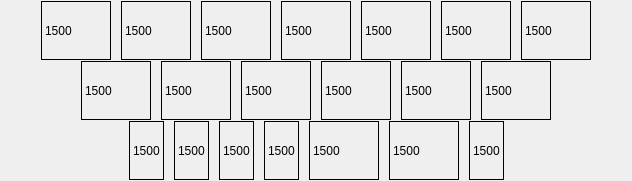
                       <widget class="QWidget" name="widget_20" native="true">
                        <layout class="QVBoxLayout" name="verticalLayout_16">
                         <property name="spacing">
                          <number>1</number>
                         </property>
                         <property name="leftMargin">
                          <number>1</number>
                         </property>
                         <property name="topMargin">
                          <number>1</number>
                         </property>
                         <property name="rightMargin">
                          <number>1</number>
                         </property>
                         <property name="bottomMargin">
                          <number>1</number>
                         </property>
                         <item>
                          <layout class="QHBoxLayout" name="horizontalLayout_37" stretch="0,1,1,1,1,1,1,1,0">
                           <property name="spacing">
                            <number>10</number>
                           </property>
                           <item>
                            <spacer name="horizontalSpacer_38">
                             <property name="orientation">
                              <enum>Qt::Horizontal</enum>
                             </property>
                             <property name="sizeHint" stdset="0">
                              <size>
                               <width>40</width>
                               <height>20</height>
                              </size>
                             </property>
                            </spacer>
                           </item>
                           <item>
                            <widget class="QLabel" name="label_kt1">
                             <property name="minimumSize">
                              <size>
                               <width>70</width>
                               <height>59</height>
                              </size>
                             </property>
                             <property name="maximumSize">
                              <size>
                               <width>70</width>
                               <height>59</height>
                              </size>
                             </property>
                             <property name="styleSheet">
                              <string notr="true">font: 18pt &quot;微软雅黑&quot;;</string>
                             </property>
                             <property name="frameShape">
                              <enum>QFrame::Box</enum>
                             </property>
                             <property name="text">
                              <string>1500</string>
                             </property>
                            </widget>
                           </item>
                           <item>
                            <widget class="QLabel" name="label_kt2">
                             <property name="minimumSize">
                              <size>
                               <width>70</width>
                               <height>59</height>
                              </size>
                             </property>
                             <property name="maximumSize">
                              <size>
                               <width>70</width>
                               <height>59</height>
                              </size>
                             </property>
                             <property name="styleSheet">
                              <string notr="true">font: 18pt &quot;微软雅黑&quot;;</string>
                             </property>
                             <property name="frameShape">
                              <enum>QFrame::Box</enum>
                             </property>
                             <property name="text">
                              <string>1500</string>
                             </property>
                            </widget>
                           </item>
                           <item>
                            <widget class="QLabel" name="label_kt3">
                             <property name="minimumSize">
                              <size>
                               <width>70</width>
                               <height>59</height>
                              </size>
                             </property>
                             <property name="maximumSize">
                              <size>
                               <width>70</width>
                               <height>59</height>
                              </size>
                             </property>
                             <property name="styleSheet">
                              <string notr="true">font: 18pt &quot;微软雅黑&quot;;</string>
                             </property>
                             <property name="frameShape">
                              <enum>QFrame::Box</enum>
                             </property>
                             <property name="text">
                              <string>1500</string>
                             </property>
                            </widget>
                           </item>
                           <item>
                            <widget class="QLabel" name="label_kt4">
                             <property name="minimumSize">
                              <size>
                               <width>70</width>
                               <height>59</height>
                              </size>
                             </property>
                             <property name="maximumSize">
                              <size>
                               <width>70</width>
                               <height>59</height>
                              </size>
                             </property>
                             <property name="styleSheet">
                              <string notr="true">font: 18pt &quot;微软雅黑&quot;;</string>
                             </property>
                             <property name="frameShape">
                              <enum>QFrame::Box</enum>
                             </property>
                             <property name="text">
                              <string>1500</string>
                             </property>
                            </widget>
                           </item>
                           <item>
                            <widget class="QLabel" name="label_kt5">
                             <property name="minimumSize">
                              <size>
                               <width>70</width>
                               <height>59</height>
                              </size>
                             </property>
                             <property name="maximumSize">
                              <size>
                               <width>70</width>
                               <height>59</height>
                              </size>
                             </property>
                             <property name="styleSheet">
                              <string notr="true">font: 18pt &quot;微软雅黑&quot;;</string>
                             </property>
                             <property name="frameShape">
                              <enum>QFrame::Box</enum>
                             </property>
                             <property name="text">
                              <string>1500</string>
                             </property>
                            </widget>
                           </item>
                           <item>
                            <widget class="QLabel" name="label_kt6">
                             <property name="minimumSize">
                              <size>
                               <width>70</width>
                               <height>59</height>
                              </size>
                             </property>
                             <property name="maximumSize">
                              <size>
                               <width>70</width>
                               <height>59</height>
                              </size>
                             </property>
                             <property name="styleSheet">
                              <string notr="true">font: 18pt &quot;微软雅黑&quot;;</string>
                             </property>
                             <property name="frameShape">
                              <enum>QFrame::Box</enum>
                             </property>
                             <property name="text">
                              <string>1500</string>
                             </property>
                            </widget>
                           </item>
                           <item>
                            <widget class="QLabel" name="label_kt7">
                             <property name="minimumSize">
                              <size>
                               <width>70</width>
                               <height>59</height>
                              </size>
                             </property>
                             <property name="maximumSize">
                              <size>
                               <width>70</width>
                               <height>59</height>
                              </size>
                             </property>
                             <property name="styleSheet">
                              <string notr="true">font: 18pt &quot;微软雅黑&quot;;</string>
                             </property>
                             <property name="frameShape">
                              <enum>QFrame::Box</enum>
                             </property>
                             <property name="text">
                              <string>1500</string>
                             </property>
                            </widget>
                           </item>
                           <item>
                            <spacer name="horizontalSpacer_39">
                             <property name="orientation">
                              <enum>Qt::Horizontal</enum>
                             </property>
                             <property name="sizeHint" stdset="0">
                              <size>
                               <width>40</width>
                               <height>20</height>
                              </size>
                             </property>
                            </spacer>
                           </item>
                          </layout>
                         </item>
                         <item>
                          <layout class="QHBoxLayout" name="horizontalLayout_45">
                           <property name="spacing">
                            <number>10</number>
                           </property>
                           <item>
                            <spacer name="horizontalSpacer_40">
                             <property name="orientation">
                              <enum>Qt::Horizontal</enum>
                             </property>
                             <property name="sizeHint" stdset="0">
                              <size>
                               <width>40</width>
                               <height>20</height>
                              </size>
                             </property>
                            </spacer>
                           </item>
                           <item>
                            <widget class="QLabel" name="label_kt8">
                             <property name="minimumSize">
                              <size>
                               <width>70</width>
                               <height>59</height>
                              </size>
                             </property>
                             <property name="maximumSize">
                              <size>
                               <width>70</width>
                               <height>59</height>
                              </size>
                             </property>
                             <property name="styleSheet">
                              <string notr="true">font: 18pt &quot;微软雅黑&quot;;</string>
                             </property>
                             <property name="frameShape">
                              <enum>QFrame::Box</enum>
                             </property>
                             <property name="text">
                              <string>1500</string>
                             </property>
                            </widget>
                           </item>
                           <item>
                            <widget class="QLabel" name="label_kt9">
                             <property name="minimumSize">
                              <size>
                               <width>70</width>
                               <height>59</height>
                              </size>
                             </property>
                             <property name="maximumSize">
                              <size>
                               <width>70</width>
                               <height>59</height>
                              </size>
                             </property>
                             <property name="styleSheet">
                              <string notr="true">font: 18pt &quot;微软雅黑&quot;;</string>
                             </property>
                             <property name="frameShape">
                              <enum>QFrame::Box</enum>
                             </property>
                             <property name="text">
                              <string>1500</string>
                             </property>
                            </widget>
                           </item>
                           <item>
                            <widget class="QLabel" name="label_kt10">
                             <property name="minimumSize">
                              <size>
                               <width>70</width>
                               <height>59</height>
                              </size>
                             </property>
                             <property name="maximumSize">
                              <size>
                               <width>70</width>
                               <height>59</height>
                              </size>
                             </property>
                             <property name="styleSheet">
                              <string notr="true">font: 18pt &quot;微软雅黑&quot;;</string>
                             </property>
                             <property name="frameShape">
                              <enum>QFrame::Box</enum>
                             </property>
                             <property name="text">
                              <string>1500</string>
                             </property>
                            </widget>
                           </item>
                           <item>
                            <widget class="QLabel" name="label_kt11">
                             <property name="minimumSize">
                              <size>
                               <width>70</width>
                               <height>59</height>
                              </size>
                             </property>
                             <property name="maximumSize">
                              <size>
                               <width>70</width>
                               <height>59</height>
                              </size>
                             </property>
                             <property name="styleSheet">
                              <string notr="true">font: 18pt &quot;微软雅黑&quot;;</string>
                             </property>
                             <property name="frameShape">
                              <enum>QFrame::Box</enum>
                             </property>
                             <property name="text">
                              <string>1500</string>
                             </property>
                            </widget>
                           </item>
                           <item>
                            <widget class="QLabel" name="label_kt12">
                             <property name="minimumSize">
                              <size>
                               <width>70</width>
                               <height>59</height>
                              </size>
                             </property>
                             <property name="maximumSize">
                              <size>
                               <width>70</width>
                               <height>59</height>
                              </size>
                             </property>
                             <property name="styleSheet">
                              <string notr="true">font: 18pt &quot;微软雅黑&quot;;</string>
                             </property>
                             <property name="frameShape">
                              <enum>QFrame::Box</enum>
                             </property>
                             <property name="text">
                              <string>1500</string>
                             </property>
                            </widget>
                           </item>
                           <item>
                            <widget class="QLabel" name="label_kt13">
                             <property name="sizePolicy">
                              <sizepolicy hsizetype="Preferred" vsizetype="Preferred">
                               <horstretch>0</horstretch>
                               <verstretch>0</verstretch>
                              </sizepolicy>
                             </property>
                             <property name="minimumSize">
                              <size>
                               <width>70</width>
                               <height>59</height>
                              </size>
                             </property>
                             <property name="maximumSize">
                              <size>
                               <width>70</width>
                               <height>59</height>
                              </size>
                             </property>
                             <property name="styleSheet">
                              <string notr="true">font: 18pt &quot;微软雅黑&quot;;</string>
                             </property>
                             <property name="frameShape">
                              <enum>QFrame::Box</enum>
                             </property>
                             <property name="text">
                              <string>1500</string>
                             </property>
                            </widget>
                           </item>
                           <item>
                            <spacer name="horizontalSpacer_41">
                             <property name="orientation">
                              <enum>Qt::Horizontal</enum>
                             </property>
                             <property name="sizeHint" stdset="0">
                              <size>
                               <width>40</width>
                               <height>20</height>
                              </size>
                             </property>
                            </spacer>
                           </item>
                          </layout>
                         </item>
                         <item>
                          <layout class="QHBoxLayout" name="horizontalLayout_36">
                           <property name="spacing">
                            <number>10</number>
                           </property>
                           <item>
                            <spacer name="horizontalSpacer_31">
                             <property name="orientation">
                              <enum>Qt::Horizontal</enum>
                             </property>
                             <property name="sizeHint" stdset="0">
                              <size>
                               <width>40</width>
                               <height>20</height>
                              </size>
                             </property>
                            </spacer>
                           </item>
                           <item>
                            <widget class="QLabel" name="label_kt14">
                             <property name="sizePolicy">
                              <sizepolicy hsizetype="Fixed" vsizetype="Preferred">
                               <horstretch>0</horstretch>
                               <verstretch>0</verstretch>
                              </sizepolicy>
                             </property>
                             <property name="maximumSize">
                              <size>
                               <width>70</width>
                               <height>59</height>
                              </size>
                             </property>
                             <property name="styleSheet">
                              <string notr="true">font: 18pt &quot;微软雅黑&quot;;</string>
                             </property>
                             <property name="frameShape">
                              <enum>QFrame::Box</enum>
                             </property>
                             <property name="text">
                              <string>1500</string>
                             </property>
                            </widget>
                           </item>
                           <item>
                            <widget class="QLabel" name="label_kt15">
                             <property name="sizePolicy">
                              <sizepolicy hsizetype="Fixed" vsizetype="Preferred">
                               <horstretch>0</horstretch>
                               <verstretch>0</verstretch>
                              </sizepolicy>
                             </property>
                             <property name="maximumSize">
                              <size>
                               <width>70</width>
                               <height>59</height>
                              </size>
                             </property>
                             <property name="styleSheet">
                              <string notr="true">font: 18pt &quot;微软雅黑&quot;;</string>
                             </property>
                             <property name="frameShape">
                              <enum>QFrame::Box</enum>
                             </property>
                             <property name="text">
                              <string>1500</string>
                             </property>
                            </widget>
                           </item>
                           <item>
                            <widget class="QLabel" name="label_kt16">
                             <property name="sizePolicy">
                              <sizepolicy hsizetype="Fixed" vsizetype="Preferred">
                               <horstretch>0</horstretch>
                               <verstretch>0</verstretch>
                              </sizepolicy>
                             </property>
                             <property name="maximumSize">
                              <size>
                               <width>70</width>
                               <height>59</height>
                              </size>
                             </property>
                             <property name="styleSheet">
                              <string notr="true">font: 18pt &quot;微软雅黑&quot;;</string>
                             </property>
                             <property name="frameShape">
                              <enum>QFrame::Box</enum>
                             </property>
                             <property name="text">
                              <string>1500</string>
                             </property>
                            </widget>
                           </item>
                           <item>
                            <widget class="QLabel" name="label_kt17">
                             <property name="sizePolicy">
                              <sizepolicy hsizetype="Minimum" vsizetype="Preferred">
                               <horstretch>0</horstretch>
                               <verstretch>0</verstretch>
                              </sizepolicy>
                             </property>
                             <property name="maximumSize">
                              <size>
                               <width>70</width>
                               <height>59</height>
                              </size>
                             </property>
                             <property name="styleSheet">
                              <string notr="true">font: 18pt &quot;微软雅黑&quot;;</string>
                             </property>
                             <property name="frameShape">
                              <enum>QFrame::Box</enum>
                             </property>
                             <property name="text">
                              <string>1500</string>
                             </property>
                            </widget>
                           </item>
                           <item>
                            <widget class="QLabel" name="label_kt18">
                             <property name="sizePolicy">
                              <sizepolicy hsizetype="Fixed" vsizetype="Preferred">
                               <horstretch>0</horstretch>
                               <verstretch>0</verstretch>
                              </sizepolicy>
                             </property>
                             <property name="minimumSize">
                              <size>
                               <width>70</width>
                               <height>59</height>
                              </size>
                             </property>
                             <property name="maximumSize">
                              <size>
                               <width>70</width>
                               <height>59</height>
                              </size>
                             </property>
                             <property name="styleSheet">
                              <string notr="true">font: 18pt &quot;微软雅黑&quot;;</string>
                             </property>
                             <property name="frameShape">
                              <enum>QFrame::Box</enum>
                             </property>
                             <property name="text">
                              <string>1500</string>
                             </property>
                            </widget>
                           </item>
                           <item>
                            <widget class="QLabel" name="label_kt19">
                             <property name="sizePolicy">
                              <sizepolicy hsizetype="Fixed" vsizetype="Preferred">
                               <horstretch>0</horstretch>
                               <verstretch>0</verstretch>
                              </sizepolicy>
                             </property>
                             <property name="minimumSize">
                              <size>
                               <width>70</width>
                               <height>59</height>
                              </size>
                             </property>
                             <property name="maximumSize">
                              <size>
                               <width>70</width>
                               <height>59</height>
                              </size>
                             </property>
                             <property name="styleSheet">
                              <string notr="true">font: 18pt &quot;微软雅黑&quot;;</string>
                             </property>
                             <property name="frameShape">
                              <enum>QFrame::Box</enum>
                             </property>
                             <property name="text">
                              <string>1500</string>
                             </property>
                            </widget>
                           </item>
                           <item>
                            <widget class="QLabel" name="label_kt20">
                             <property name="sizePolicy">
                              <sizepolicy hsizetype="Fixed" vsizetype="Preferred">
                               <horstretch>0</horstretch>
                               <verstretch>0</verstretch>
                              </sizepolicy>
                             </property>
                             <property name="maximumSize">
                              <size>
                               <width>70</width>
                               <height>59</height>
                              </size>
                             </property>
                             <property name="styleSheet">
                              <string notr="true">font: 18pt &quot;微软雅黑&quot;;</string>
                             </property>
                             <property name="frameShape">
                              <enum>QFrame::Box</enum>
                             </property>
                             <property name="text">
                              <string>1500</string>
                             </property>
                            </widget>
                           </item>
                           <item>
                            <spacer name="horizontalSpacer_36">
                             <property name="orientation">
                              <enum>Qt::Horizontal</enum>
                             </property>
                             <property name="sizeHint" stdset="0">
                              <size>
                               <width>40</width>
                               <height>20</height>
                              </size>
                             </property>
                            </spacer>
                           </item>
                          </layout>
                         </item>
                        </layout>
                       </widget>
